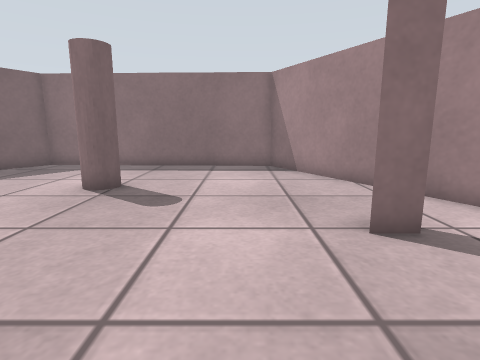
view 1 (above)

12 first-person views from a walk through a robot-simulator world made for Gazebo. The camera is 0.16 m above the floor, tilts 10° down and sees 80° across. The floor is counted in squares, 0.1 m on a side. Each view is taken from the middle of a square. On the plan, view 1 faces up. The plan holds only what a view shows up to about 14 squares ahead; the rest is blank.

view 2
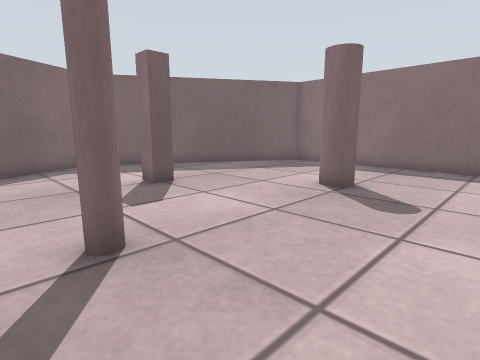

view 3
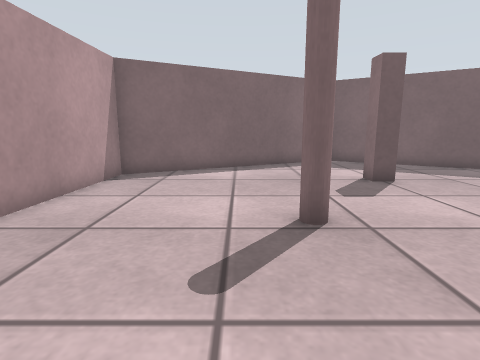

view 4
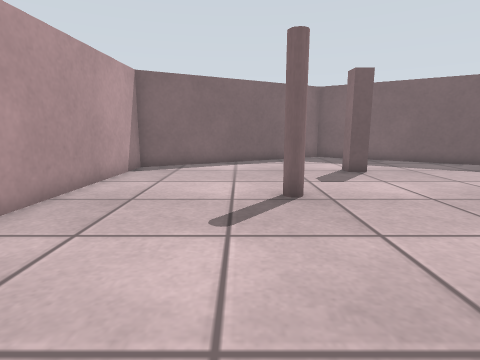

view 5
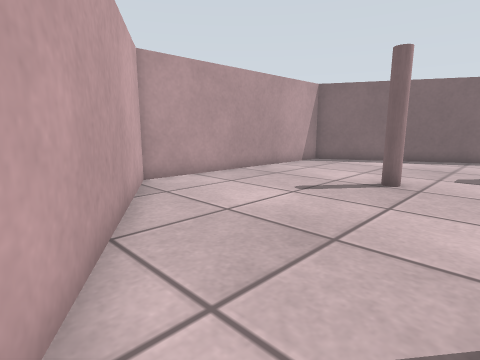

view 6
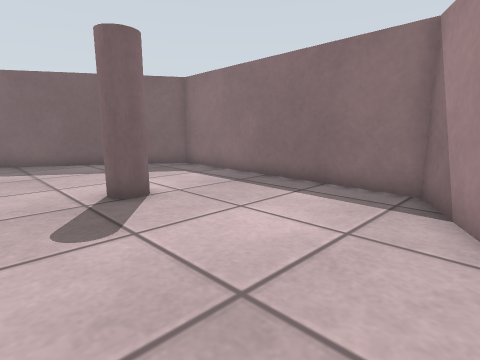

view 7
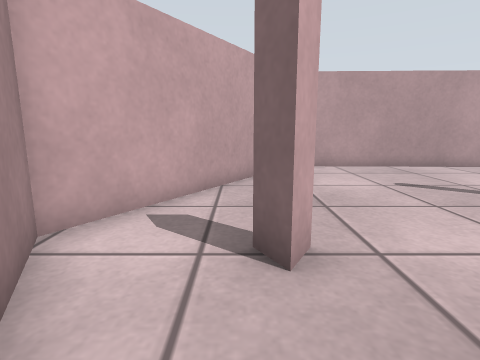

view 8
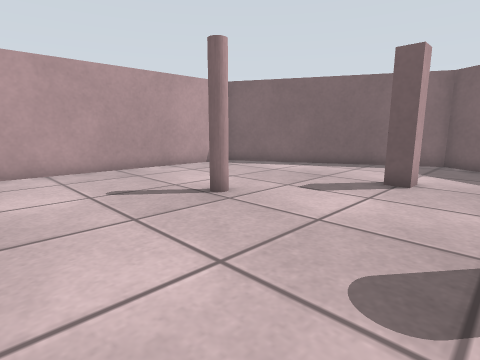

view 9
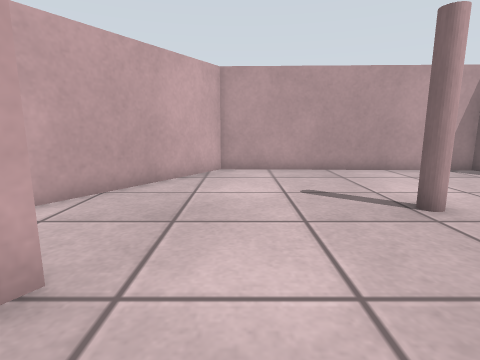

view 10
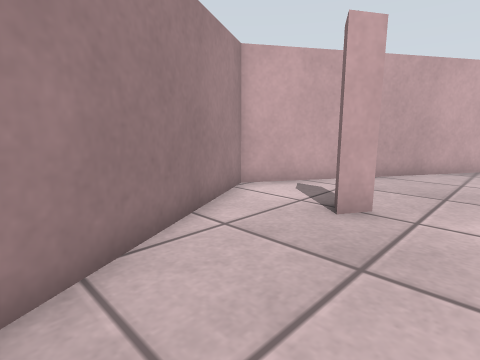

view 11
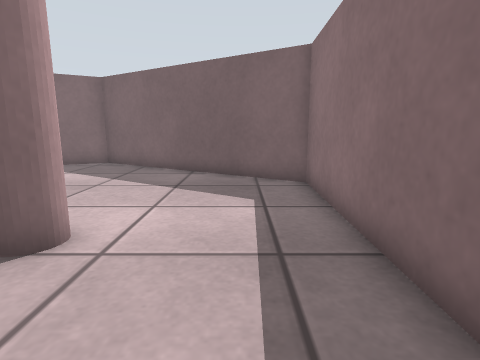

view 12
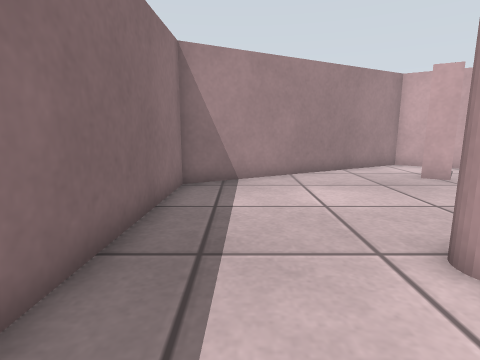

### Floor plan
Points are (right, up) in squares from view 1. A wall is a line through its corners. A room is listed if a view was taken in it or the views show most of it. See-through windows are left out.
Room 1 (views 1, 2, 3, 4, 5, 6, 7, 8, 9, 10, 11, 12)
walls: (2, 4.3) (2.4, 5) (2.8, 4.3) (2, 4.3); (-9.2, -4.3) (0.8, -4.6) (6.1, 3.9) (1.3, 12.7) (-8.6, 13) (-13.9, 4.6) (-9.2, -4.3)

Positions as (right, up) in squares from view 1, and headings:
1: (0, 0), facing up
2: (0, 0), facing up-left
3: (1, 0), facing left
4: (3, 0), facing left
5: (5, 4), facing down-left
6: (3, 5), facing up-left
7: (3, 8), facing down
8: (1, 7), facing down-left
9: (0, 7), facing down
10: (0, 10), facing down-right
11: (0, 11), facing left
12: (-7, 11), facing right
